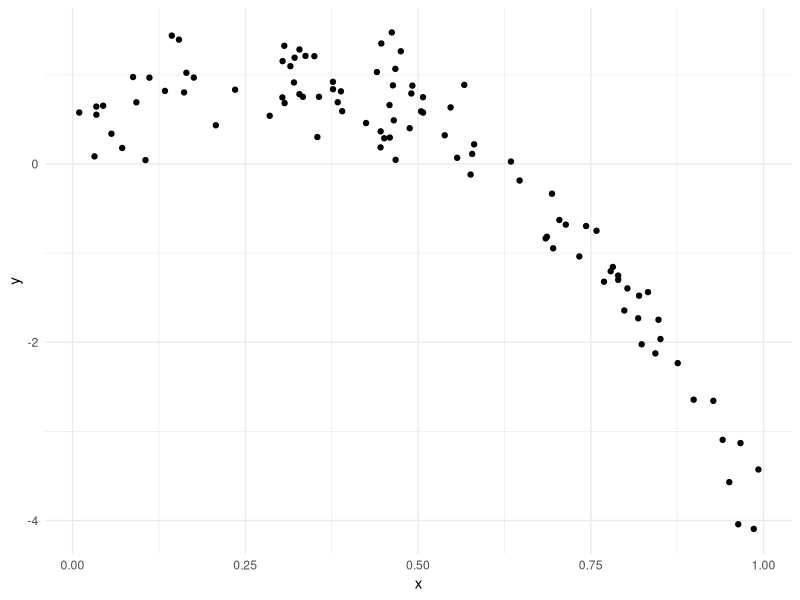
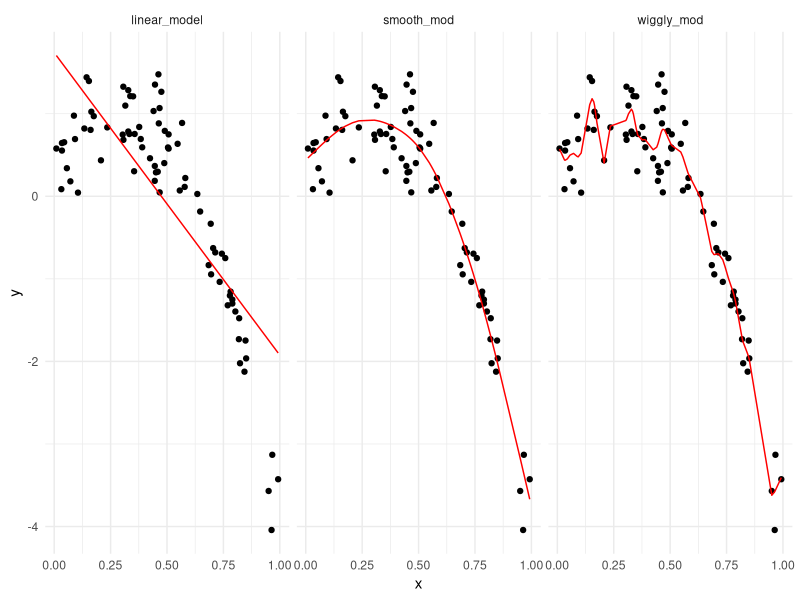
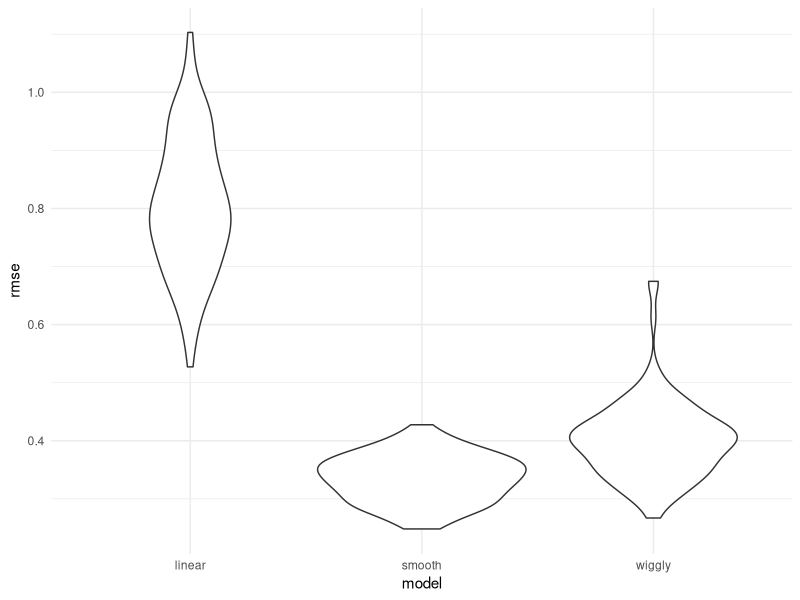

Reproduce these figures in R, in order.
## ---- chunk 1
library(tidyverse)
library(modelr)
library(mgcv)

knitr::opts_chunk$set(
  fig.width = 6,
  fig.asp = 0.6,
  out.width = "90%"
)

theme_set(theme_minimal() + theme(legend.position = "bottom"))

options(
  ggplot2.continuous.colour = "viridis",
  ggplot2.continuous.fill = "viridis"
)

scale_colour_discrete = scale_colour_viridis_d
scale_fill_discrete = scale_fill_viridis_d
## ---- chunk 2
nonlin_df = 
  tibble(
    id = 1:100,
    x = runif(100, 0, 1),
    y = 1 - 10 * (x - .3) ^ 2 + rnorm(100, 0, .3)
  )
## ---- chunk 3
nonlin_df %>% 
  ggplot(aes(x = x, y = y)) +
  geom_point()
## ---- chunk 4
train_df = sample_n(nonlin_df, size = 80)
test_df = anti_join(nonlin_df, train_df, by = "id")
## ---- chunk 5
linear_model = lm(y ~x, data = train_df)
smooth_mod = gam(y ~ s(x), data = train_df)
wiggly_mod = gam(y ~ s(x, k = 30), sp = 10e-6, data = train_df)
## ---- chunk 6
train_df %>%
  gather_predictions(linear_model, smooth_mod, wiggly_mod) %>% 
  ggplot(aes(x = x, y = y)) +
  geom_point() +
  geom_line(aes(y = pred), color = "red") + 
  facet_grid(. ~ model)
## ---- chunk 7
rmse(linear_model, data = test_df)
rmse(smooth_mod, data = test_df)
rmse(wiggly_mod, data = test_df)
## ---- chunk 8
cv_df = 
  crossv_mc(nonlin_df, 100)
## ---- chunk 9
cv_df %>%  pull(train) %>% .[[1]] %>% as_tibble()
cv_df %>%  pull(test) %>% .[[1]] %>% as_tibble()
## ---- chunk 10
cv_df = 
  cv_df %>% 
  mutate(
    train = map(train, as_tibble),
    test = map(test, as_tibble)
  )
## ---- chunk 11
cv_df = 
cv_df %>% 
  mutate(
    linear_model =  map(.x = train, ~lm(y ~ x, data = .x)),
    smooth_mod = map(.x = train, ~ gam(y ~ s(x), data = .x)),
    wiggly_mod = map(.x = train, ~gam(y ~ s(x, k = 30), sp = 10e-6, data = .x))
  ) %>% 
  mutate(
    rmse_linear = map2_dbl(.x  = linear_model, .y = test, ~rmse(model = .x, data = .y)),
    rmse_smooth = map2_dbl(.x  = smooth_mod, .y = test, ~rmse(model = .x, data = .y)),
    rmse_wiggly = map2_dbl(.x  = wiggly_mod, .y = test, ~rmse(model = .x, data = .y))
  )
## ---- chunk 12
cv_df %>% 
  select(starts_with("rmse")) %>% 
  pivot_longer(
    everything(),
    names_to = "model",
    values_to = "rmse",
    names_prefix = "rmse_"
  ) %>% 
  ggplot(aes(x = model, y = rmse)) +
  geom_violin()
## ---- chunk 13
cv_df %>% 
  select(starts_with("rmse")) %>% 
  pivot_longer(
    everything(),
    names_to = "model",
    values_to = "rmse",
    names_prefix = "rmse_"
  ) %>% 
  group_by(model) %>% 
  summarize(avg_rmse = mean(rmse))
